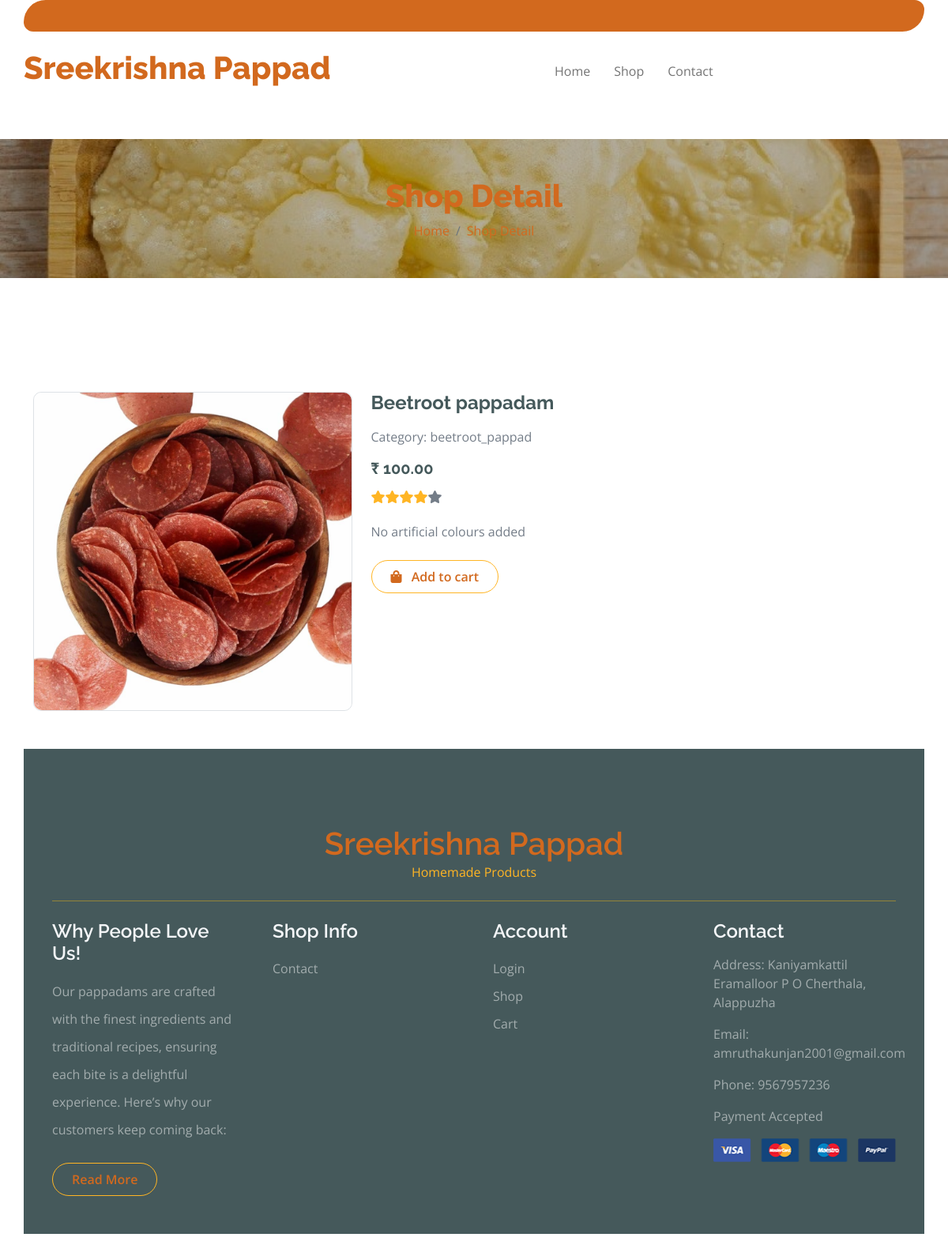
The app's page /product/11/ with its own data.
### myapp/models.py (models this page shows, shortened)
class Product(models.Model):
    CATEGORY_CHOICES = [
        ('masala pappad', 'Masala Pappad'),
        ('pepper pappad', 'Pepper Pappad'),
        ('mini pappad', 'Mini Pappad'),
        ('pappad', 'Pappad'),
        ('beetroot pappad', 'Beetroot Pappad'),
        ('all', 'All')
    ]
    category = models.CharField(max_length=20, choices=CATEGORY_CHOICES)
    name = models.CharField(max_length=200)
    description = models.TextField()
    price = models.DecimalField(max_digits=10, decimal_places=2)
    stock = models.PositiveIntegerField()
    image = models.ImageField(upload_to='product_images/', blank=True, null=True)
    created_at = models.DateTimeField(auto_now_add=True)
    updated_at = models.DateTimeField(auto_now=True)
    is_active = models.BooleanField(default=True)
    is_deleted = models.BooleanField(default=False)

### myapp/views.py (the view)
# urls.py: path('product/<int:product_id>/', views.detail, name='shop_detail'),
def detail(request, product_id):
    product = get_object_or_404(Product, id=product_id)
    if not product.is_active or product.is_deleted:
        return render(request, 'product_not_found.html')
    return render(request, 'shop_detail.html', {'product': product})

### template/shop_detail.html (shortened to what this page needs)
{% load static %}
<!DOCTYPE html>
<html lang="en">
    <head>
        <link rel="stylesheet" href="https://use.fontawesome.com/releases/v5.15.4/css/all.css"/>
        <link href="https://cdn.jsdelivr.net/npm/bootstrap-icons@1.4.1/font/bootstrap-icons.css" rel="stylesheet">
        <link href="{% static 'lib/lightbox/css/lightbox.min.css' %}" rel="stylesheet">
        <link href="{% static 'lib/owlcarousel/assets/owl.carousel.min.css' %}" rel="stylesheet">
        <link href="{% static 'css/bootstrap.css' %}" rel="stylesheet">
        <link href="{% static 'css/style.css' %}" rel="stylesheet">
    </head>css
    <body>
        <div class="container-fluid fixed-top">
            <div class="container topbar bg-primary d-none d-lg-block">
            </div>
            <div class="container px-0">
                <nav class="navbar navbar-light bg-white navbar-expand-xl">
                    <a href="{% url 'index' %}" class="navbar-brand"><h1 class="text-primary display-6">Sreekrishna Pappad</h1></a>
                    <div class="collapse navbar-collapse bg-white" id="navbarCollapse">
                        <div class="navbar-nav mx-auto">
                            <a href="{% url 'index' %}" class="nav-item nav-link">Home</a>
                            <a href="{% url 'shop' %}" class="nav-item nav-link">Shop</a>
                            <a href="{% url 'contact' %}" class="nav-item nav-link">Contact</a>
                        </div>
                    </div>
                </nav>
            </div>
        </div>
        <div class="container-fluid page-header py-5">
            <h1 class="text-center text-white display-6">Shop Detail</h1>
            <ol class="breadcrumb justify-content-center mb-0">
                <li class="breadcrumb-item"><a href="#">Home</a></li>
                <li class="breadcrumb-item active text-white">Shop Detail</li>
            </ol>
        </div>
        <div class="container-fluid py-5 mt-5">
            <div class="container py-5">
                <div class="row g-4 mb-5">
                    <div class="col-lg-8 col-xl-9">
                        <div class="row g-4">
                            <div class="col-lg-6">
                                <div class="border rounded">
                                    <a href="#">
                                        <img src="{{ product.image.url}}" class="img-fluid rounded" alt="Image">
                                    </a>
                                </div>
                            </div>
                            <div class="col-lg-6">
                                <h4 class="fw-bold mb-3">{{ product.name }}</h4>
                                <p class="mb-3">Category: {{ product.category }}</p>
                                <h5 class="fw-bold mb-3">₹ {{ product.price }}</h5>
                                <div class="d-flex mb-4">
                                    <i class="fa fa-star text-secondary"></i>
                                    <i class="fa fa-star text-secondary"></i>
                                    <i class="fa fa-star text-secondary"></i>
                                    <i class="fa fa-star text-secondary"></i>
                                    <i class="fa fa-star"></i>
                                </div>
                                <p class="mb-4">{{ product.description }}</p>
                                <a href="{% url 'cart' %}" class="btn border border-secondary rounded-pill px-4 py-2 mb-4 text-primary"><i class="fa fa-shopping-bag me-2 text-primary"></i> Add to cart</a>
                            </div>
                        </div>
                    </div>
        <div class="container-fluid bg-dark text-white-50 footer pt-5 mt-5">
            <div class="container py-5">
                <div class="pb-4 mb-4" style="border-bottom: 1px solid rgba(226, 175, 24, 0.5) ;">
                    <div class="row g-4">
                        <div class="d-flex justify-content-center align-items-center flex-column">
                            <a href="#" class="text-center">
                                <h1 class="text-primary mb-0">Sreekrishna Pappad</h1>
                                <p class="text-secondary mb-0">Homemade Products</p>
                            </a>
                        </div>
                    </div>
                </div>
                <div class="row g-5">
                    <div class="col-lg-3 col-md-6">
                        <div class="footer-item">
                            <h4 class="text-light mb-3">Why People Love Us!</h4>
                            <p class="mb-4 short-description">
                                Our pappadams are crafted with the finest ingredients and traditional recipes, ensuring each bite is a delightful experience. Here’s why our customers keep coming back:
                            </p>
                            <a href="#" class="btn border-secondary py-2 px-4 rounded-pill text-primary" onclick="toggleDescription(event)">Read More</a>
                        </div>
                    </div>
                    <div class="col-lg-3 col-md-6">
                        <div class="d-flex flex-column text-start footer-item">
                            <h4 class="text-light mb-3">Shop Info</h4>
                            <a href="{% url 'contact' %}" class="btn-link">Contact</a>
                        </div>
                    </div>
                    <div class="col-lg-3 col-md-6">
                        <div class="d-flex flex-column text-start footer-item">
                            <h4 class="text-light mb-3">Account</h4>
                            <a href="{% url 'login' %}" class="btn-link">Login</a>
                            <a href="{% url 'shop' %}" class="btn-link">Shop</a>
                            <a href="{% url 'cart' %}" class="btn-link">Cart</a>
                        </div>
                    </div>
                    <div class="col-lg-3 col-md-6">
                        <div class="footer-item">
                            <h4 class="text-light mb-3">Contact</h4>
                            <p>Address: Kaniyamkattil Eramalloor P O Cherthala, Alappuzha</p>
                            <p>Email: amruthakunjan2001@gmail.com</p>
                            <p>Phone: 9567957236</p>
                            <p>Payment Accepted</p>
                            <img src="{% static 'img/payment.png' %}" class="img-fluid" alt="">
                        </div>
                    </div>
                </div>
            </div>
        </div>
    </body>
</html>

### static/css/style.css (style rules this page uses)
.btn { font-weight: 600; transition: .5s; }
.btn.border-secondary { transition: 0.5s; }
.fixed-top { transition: 0.5s; background: var(--bs-white); border: 0; }
.topbar { padding: 20px; border-radius: 230px 100px; }
.navbar .navbar-nav .nav-link { padding: 10px 15px; font-size: 16px; transition: .5s; }
.navbar { height: 100px; border-bottom: 1px solid rgba(255, 255, 255, .1); }
.page-header { position: relative; background: linear-gradient(rgba(0, 0, 0, 0.3), rgba(0, 0, 0, 0.3)), url(../img/cart-page-header-img.jpg); background-position: center center; background-repeat: no-repeat; background-size: cover; }
@media (min-width: 992px) { .hero-header, .page-header { margin-top: 152px !important; } }
.footer .footer-item .btn-link { line-height: 35px; color: rgba(255, 255, 255, .5); transition: 0.5s; }
.footer .footer-item p.mb-4 { line-height: 35px; }

### records on screen
Product: image (picture), name "Beetroot pappadam", category "beetroot_pappad", price "100.00", description "No artificial colours added"
